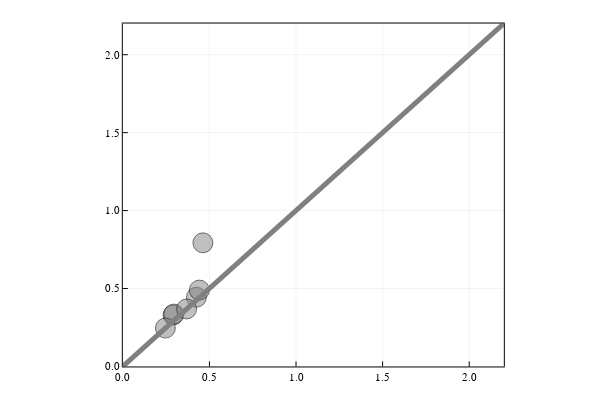

Notebook source saved alongside this figure:
### Code cell
# compute Dowker persistence
_, _, D, _ = compute_distance(small, rand_points);
W = compute_Witness_persistence(D)
W_barcode = barcode(W["eirene_output"], dim = 1)
plot_PD(W_barcode, 
        markersize = 10,
        pd_min = 0,
        pd_max = 2.2,
        background_color=:transparent, foreground_color=:black)

### Figure 1 — Plotly figure (JSON) as saved in the notebook; plotly's stock layout.template omitted (floating-point values rounded to 4 significant figures)
{"data": [{"colorbar": {"title": ""}, "hoverinfo": "text", "legendgroup": "", "marker": {"color": "rgba(128, 128, 128, 0.500)", "line": {"color": "rgba(0, 0, 0, 0.500)", "width": 1}, "size": 20, "symbol": "circle"}, "mode": "markers", "name": "", "showlegend": false, "text": [1, 2, 3, 4, 5, 6, 7], "type": "scatter", "x": [0.2898, 0.4249, 0.2946, 0.3682, 0.442, 0.2457, 0.4624], "xaxis": "x1", "y": [0.3295, 0.444, 0.336, 0.3687, 0.49, 0.2465, 0.7932], "yaxis": "y1", "zmax": null, "zmin": null}, {"colorbar": {"title": ""}, "legendgroup": "", "line": {"color": "rgba(128, 128, 128, 1.000)", "dash": "solid", "shape": "linear", "width": 5}, "mode": "lines", "name": "", "showlegend": false, "type": "scatter", "x": [0, 2.2], "xaxis": "x1", "y": [0, 2.2], "yaxis": "y1", "zmax": null, "zmin": null}], "layout": {"annotations": [], "height": 400, "legend": {"bgcolor": "rgba(0, 0, 0, 0.000)", "bordercolor": "rgba(0, 0, 0, 1.000)", "borderwidth": 1, "font": {"color": "rgba(0, 0, 0, 1.000)", "family": "sans-serif", "size": 11}, "tracegroupgap": 0, "traceorder": "normal", "x": 1, "xanchor": "right", "y": 0.07, "yanchor": "bottom"}, "margin": {"b": 20, "l": 0, "r": 0, "t": 20}, "paper_bgcolor": "rgba(0, 0, 0, 0.000)", "plot_bgcolor": "rgba(0, 0, 0, 0.000)", "showlegend": true, "width": 600, "xaxis": {"anchor": "y1", "domain": [0.2047, 0.8397], "gridcolor": "rgba(0, 0, 0, 0.100)", "gridwidth": 0.5, "linecolor": "rgba(0, 0, 0, 1.000)", "mirror": true, "range": [0, 2.2], "showgrid": true, "showline": true, "showticklabels": true, "tickangle": 0, "tickcolor": "rgb(0, 0, 0)", "tickfont": {"color": "rgba(0, 0, 0, 1.000)", "family": "sans-serif", "size": 11}, "tickmode": "array", "ticks": "inside", "ticktext": ["0.0", "0.5", "1.0", "1.5", "2.0"], "tickvals": [0, 0.5, 1, 1.5, 2], "title": "", "titlefont": {"color": "rgba(0, 0, 0, 1.000)", "family": "sans-serif", "size": 15}, "type": "-", "visible": true, "zeroline": false, "zerolinecolor": "rgba(0, 0, 0, 1.000)"}, "yaxis": {"anchor": "x1", "domain": [0.03762, 0.9902], "gridcolor": "rgba(0, 0, 0, 0.100)", "gridwidth": 0.5, "linecolor": "rgba(0, 0, 0, 1.000)", "mirror": true, "range": [0, 2.2], "showgrid": true, "showline": true, "showticklabels": true, "tickangle": 0, "tickcolor": "rgb(0, 0, 0)", "tickfont": {"color": "rgba(0, 0, 0, 1.000)", "family": "sans-serif", "size": 11}, "tickmode": "array", "ticks": "inside", "ticktext": ["0.0", "0.5", "1.0", "1.5", "2.0"], "tickvals": [0, 0.5, 1, 1.5, 2], "title": "", "titlefont": {"color": "rgba(0, 0, 0, 1.000)", "family": "sans-serif", "size": 15}, "type": "-", "visible": true, "zeroline": false, "zerolinecolor": "rgba(0, 0, 0, 1.000)"}}}
